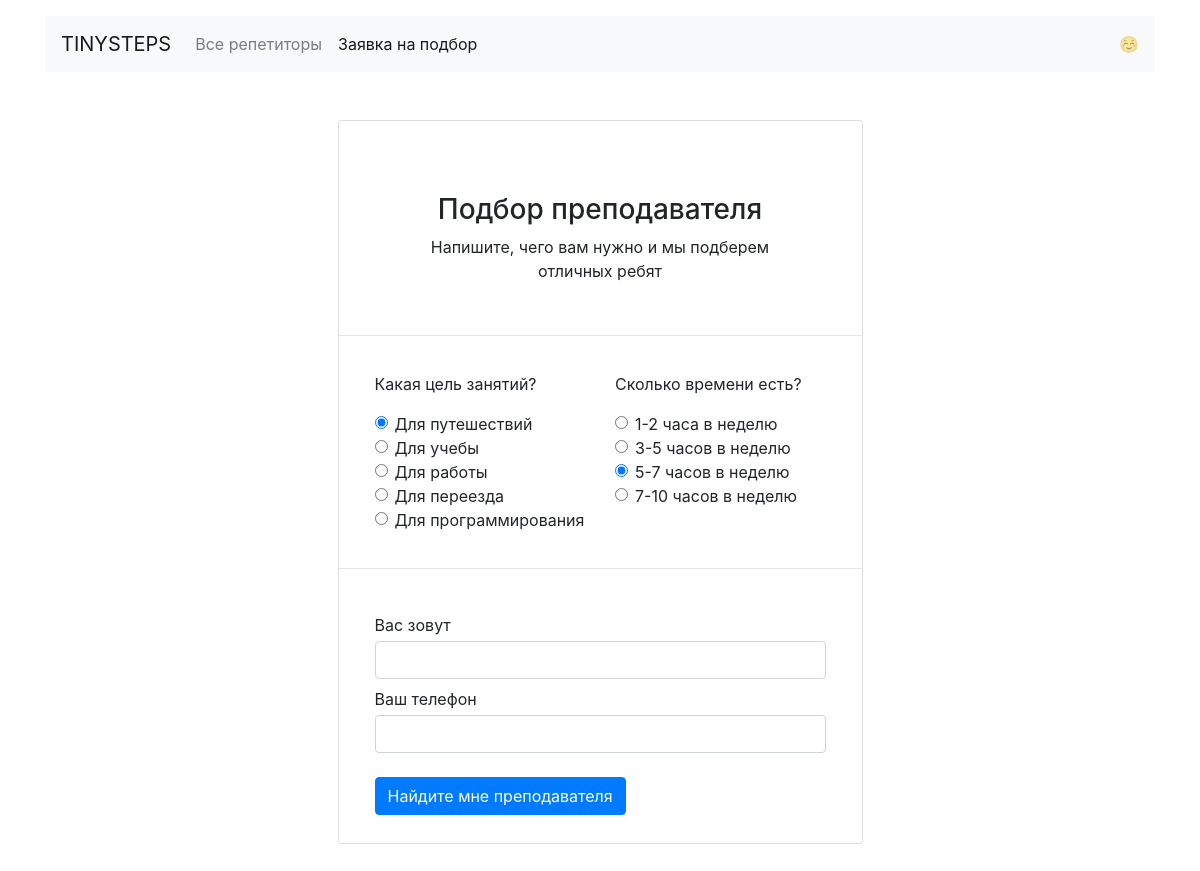
Page /request/ on the committed database.
### app.py (models this page shows)
class Goal(db.Model):
    __tablename__ = "goals"
    id = db.Column(db.Integer, primary_key=True,)
    name = db.Column(db.String(), unique=True, nullable=False)
    value = db.Column(db.String(), nullable=False)
    teachers = db.relationship("Teacher", secondary=teachers_goals_association, back_populates="goals")
    requests = db.relationship("Request", back_populates="goal")

### app.py (the view, shortened to what this page needs)
@app.route('/request/', methods=['GET', 'POST'])
def route_request():
    goals = db.session.query(Goal)
    first_goal = goals.first().name
    form = RequestForm()
    return render_template('request.html',
                           goals=goals.all(),
                           first_goal=first_goal,
                           form=form)

### app.py
class RequestForm(FlaskForm):
    name = StringField("Вас зовут",
                       [InputRequired(message="Необходимо указать имя")])
    phone = StringField("Ваш телефон",
                        [InputRequired(message="Необходимо указать телефон"),
                         Length(min=7, max=15, message="Номер должен быть от 7 до 15-ти цифр")])
    submit = SubmitField('Найдите мне преподавателя')

### templates/request.html (shortened to what this page needs)
  {% extends 'base.html' %}
  {% block container %}
  <main class="container mt-5">
    <div class="col-12 col-sm-10 col-lg-6 offset-lg-3 offset-sm-1">
      <form action="/request/" method="post" class="card mb-5">
        <div class="card-body text-center pt-5">
          <h1 class="h3 card-title mt-4 mb-2">Подбор преподавателя</h1>
          <p class="px-5">Напишите, чего вам нужно и&nbsp;мы&nbsp;подберем отличных&nbsp;ребят</p>
        </div>
        <hr>
        <div class="card-body mx-3">
          <div class="row">
            <div class="col">
              <p>Какая цель занятий?</p>
              {% for goal in goals %}
              <div class="form-check ">
                {% if goal.name == first_goal  %}
                {% set indcheck = 'checked' %}
                {% else %}
                {% set indcheck = '' %}
                {% endif %}
                <input type="radio" class="form-check-input" name="goal" value={{ goal.name }} id="goal1" {{ indcheck }}>
                <label class="form-check-label" for="goal1">
                  {{ goal.value }}
                </label>
              </div>
              {% endfor %}
            </div>
            <div class="col">
              <p>Сколько времени есть?</p>
              <div class="form-check">
                <input type="radio" class="form-check-input" name="time" value="1-2" id="time1">
                <label class="form-check-label" for="time1">
                  1-2 часа в&nbsp;неделю
                </label>
              </div>
              <div class="form-check">
                <input type="radio" class="form-check-input" name="time" value="3-5" id="time2">
                <label class="form-check-label" for="time2">
                  3-5 часов в&nbsp;неделю
                </label>
              </div>
              <div class="form-check">
                <input type="radio" class="form-check-input" name="time" value="5-7" id="time3" checked>
                <label class="form-check-label" for="time3">
                  5-7 часов в&nbsp;неделю
                </label>
              </div>
              <div class="form-check">
                <input type="radio" class="form-check-input" name="time" value="7-10" id="time4">
                <label class="form-check-label" for="time4">
                  7-10 часов в&nbsp;неделю
                </label>
              </div>
            </div>
          </div>
        </div>
        <hr>
        <div class="card-body mx-3">
          {{ form.name.label(class="mb-1 mt-2") }}
          {{ form.name(class="form-control") }}
          {{ form.phone.label(class="mb-1 mt-2") }}
          {{ form.phone(class="form-control") }}
          {{ form.submit(class="btn btn-primary mt-4 mb-2") }}
        </div>
      </form>
    </div>
  </main>
  {% endblock %}

### rows in the picture
Goal: value "Для путешествий"
Goal: value "Для учебы"
Goal: value "Для работы"
Goal: value "Для переезда"
Goal: value "Для программирования"
